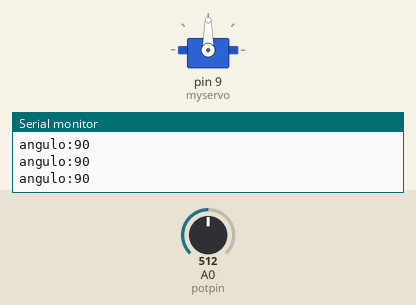
This sketch was run on a simulated Arduino Uno, built with avr-gcc and run on an emulated ATmega328P. Parts: servo, the last lines printed to the serial monitor. The test bench sets the inputs (shaded band); at power-on: A0 (potpin) = 512.

Above: at 1.2 s.
1.3 s: A0 (potpin) set to 473
At 1.6 s:
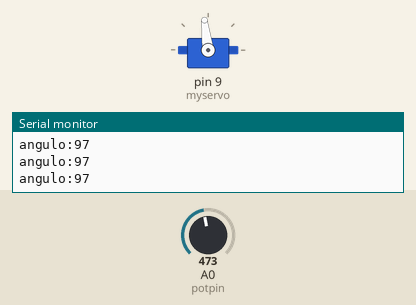
2.8 s: A0 (potpin) set to 450
At 3.8 s:
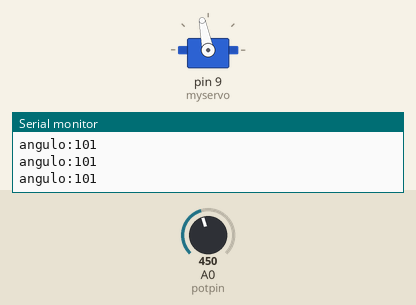
4.3 s: A0 (potpin) set to 716
At 4.9 s:
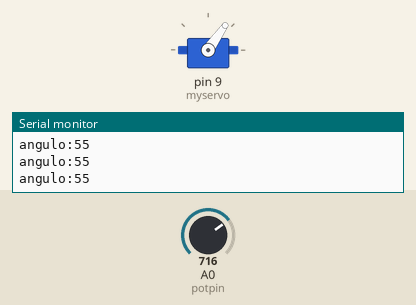
5.8 s: A0 (potpin) set to 955
At 7.0 s:
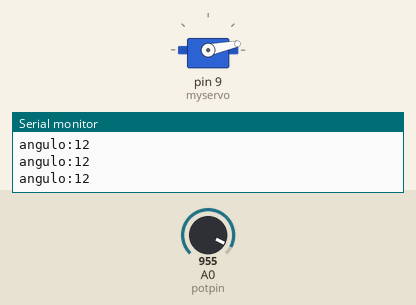
7.3 s: A0 (potpin) set to 979
At 8.5 s:
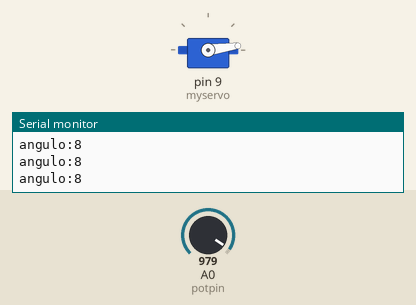
8.8 s: A0 (potpin) set to 900
At 9.4 s:
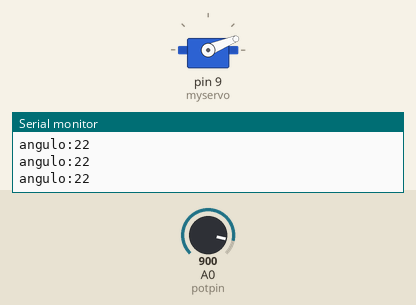
Timing chart, 0 to 11.3 s (numbered marks = the images above; inputs shaded):
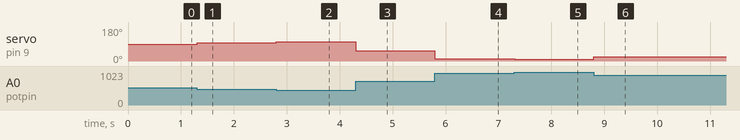

Measured:
- after the input at 1.3 s, servo on pin 9 (myservo): 90° → 97° at once
- after the input at 2.8 s, servo on pin 9 (myservo): 97° → 101° at once
- after the input at 4.3 s, servo on pin 9 (myservo): 101° → 55° at once
- after the input at 5.8 s, servo on pin 9 (myservo): 55° → 12° at once
- after the input at 7.3 s, servo on pin 9 (myservo): 12° → 8° at once
- after the input at 8.8 s, servo on pin 9 (myservo): 8° → 22° at once

The sketch:

servoDriver_photoresistor_control.ino
```cpp
#include <Servo.h>
Servo myservo;  // servo object to control a servo
int potpin = 0;  // analog pin used to connect the potentiometer
int val;    // variable to read the value from the analog pin

void setup() {
  myservo.attach(9);  // attaches the servo on pin 9 to the servo object
  Serial.begin(9600);
}
void loop() {
  val = analogRead(potpin);            // reads the value of the potentiometer (value between 0 and 1023)
  val = map(val, 0, 1023, 180, 0);     // scale it to use it with the servo (value between 0 and 180)
  myservo.write(val); // sets the servo position according to the scaled value
  Serial.print("angulo:");
  Serial.println(val);
  delay(15);                           // waits for the servo to get there
}
```
